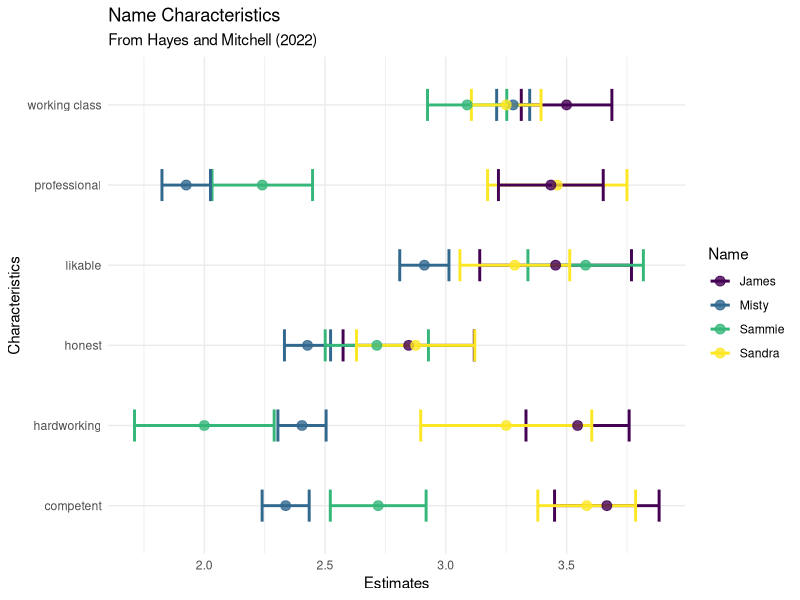
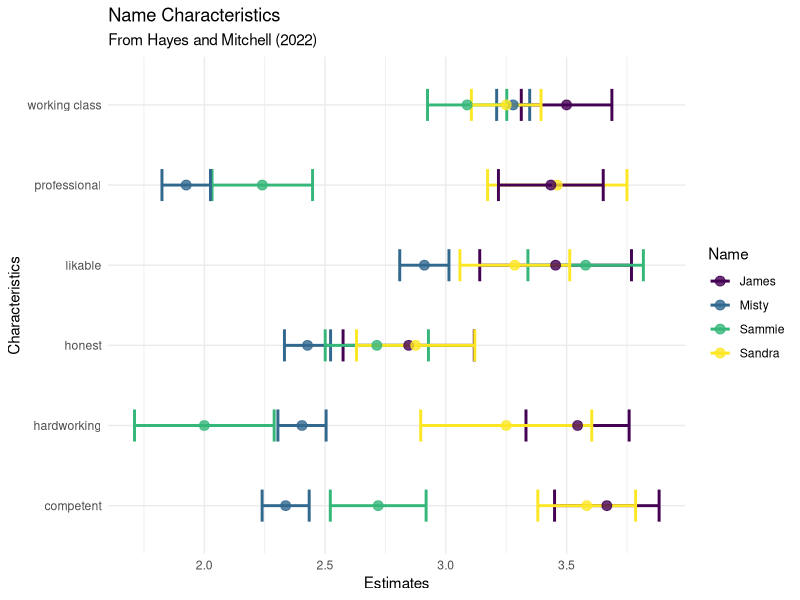

Recreate these plots in R, in order.
library(tidyverse)
library(viridis)

names <- read.csv("Data/names.csv") %>%
  subset(char == "working class" | char == "professional" |
           char == "likable" | char == "honest" |
           char == "hardworking" | char == "competent")

ggplot(names, aes(x=char, y=est)) + 
  geom_errorbar(aes(x=char, ymin=est-se, ymax=est+se, color=name), 
                width=0.4, size=1) +
  geom_point(aes(color=name, shape = ), size=3, alpha=.8) +
  coord_flip() + theme_minimal() +
  scale_color_viridis_d() +
  labs(title = "Name Characteristics",
       subtitle = "From Hayes and Mitchell (2022)",
       x = "Characteristics",
       y = "Estimates",
       color = "Name")
ggsave("Paper/figs/characteristics.png", width = 6, height = 4)
